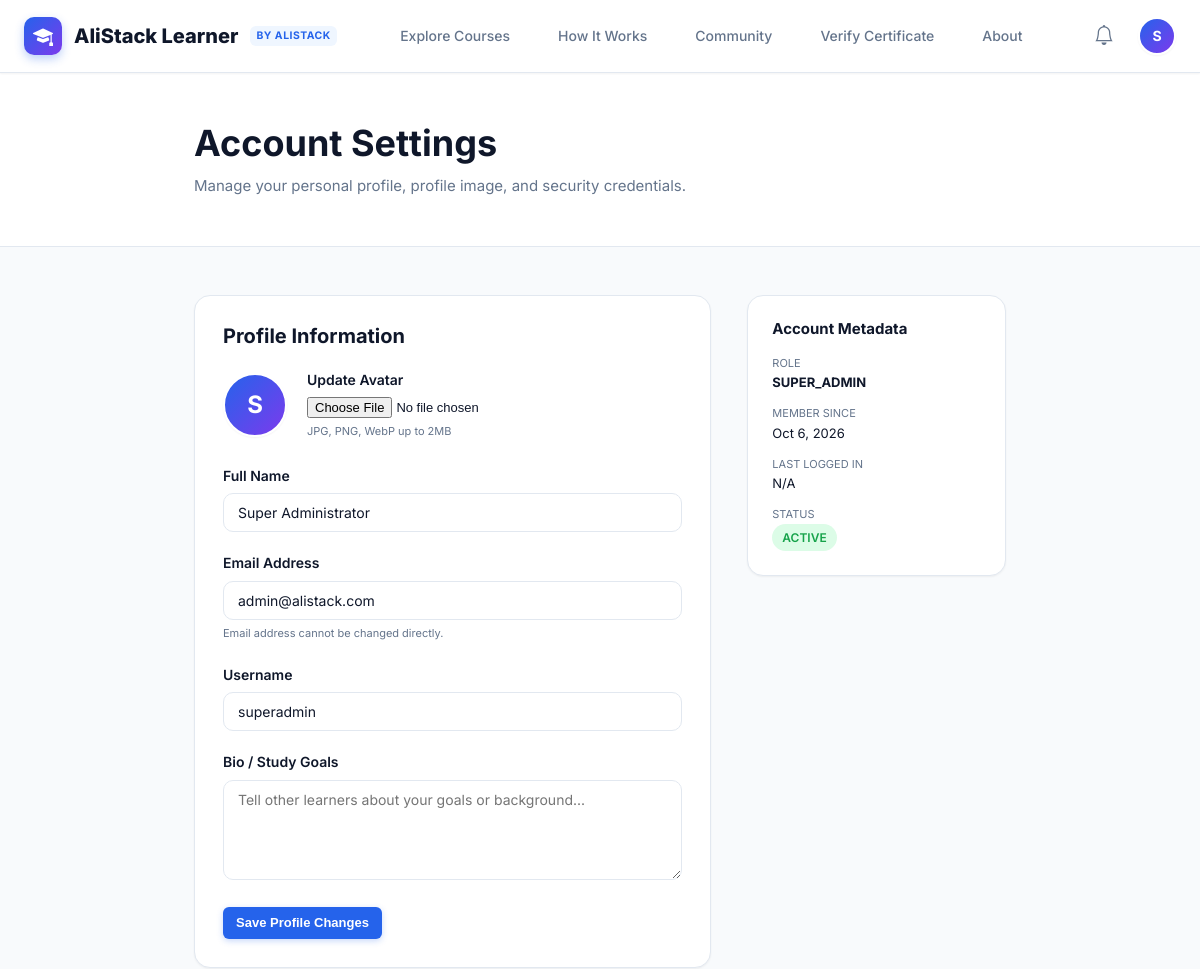
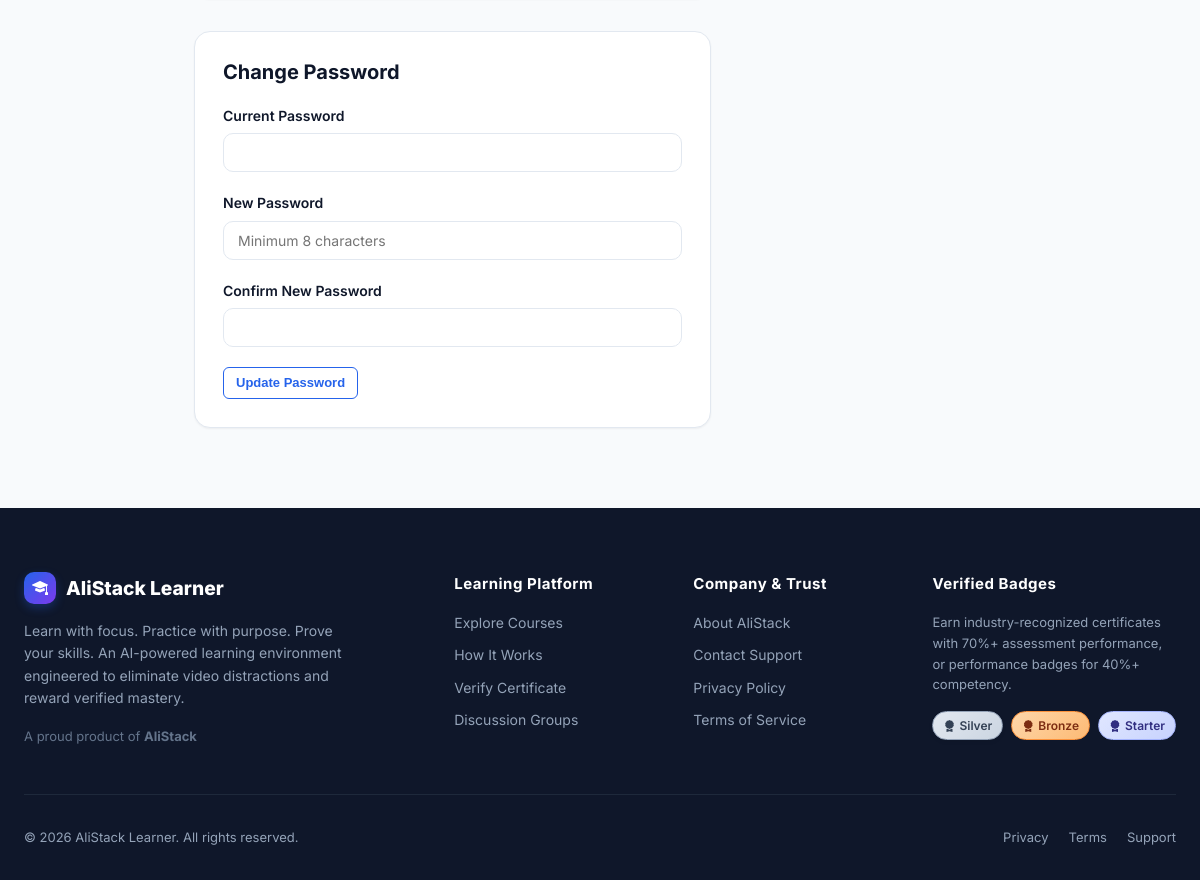
/public/profile.php (signed in), run on the app's committed database (2 pictures, top to bottom).
### tables this page shows
CREATE TABLE `users` (
  `id` INT UNSIGNED AUTO_INCREMENT PRIMARY KEY,
  `full_name` VARCHAR(150) NOT NULL,
  `email` VARCHAR(191) NOT NULL UNIQUE,
  `username` VARCHAR(60) NOT NULL UNIQUE,
  `password_hash` VARCHAR(255) NOT NULL,
  `role` ENUM('super_admin', 'admin', 'moderator', 'student') NOT NULL DEFAULT 'student',
  `status` ENUM('active', 'suspended', 'pending') NOT NULL DEFAULT 'active',
  `avatar_url` VARCHAR(255) NULL,
  `bio` TEXT NULL,
  `last_login_at` DATETIME NULL,
  `created_at` DATETIME NOT NULL DEFAULT CURRENT_TIMESTAMP,
  `updated_at` DATETIME NOT NULL DEFAULT CURRENT_TIMESTAMP ON UPDATE CURRENT_TIMESTAMP,
  INDEX `idx_users_role` (`role`),
  INDEX `idx_users_status` (`status`)
);

### config/app.php (called while the page is built, shortened)
<?php
require_once __DIR__ . '/database.php';
if (!function_exists('baseUrl')) {
    function baseUrl(string $path = ''): string {
        if (!empty($_SERVER['HTTP_HOST'])) {
            $protocol = (!empty($_SERVER['HTTPS']) && $_SERVER['HTTPS'] !== 'off') ? "https://" : "http://";
            $host = $_SERVER['HTTP_HOST'];
            $scriptName = $_SERVER['SCRIPT_NAME'] ?? '';
            $baseDir = str_replace('\\', '/', dirname($scriptName));
            if (str_contains($baseDir, '/public')) {
                $baseDir = substr($baseDir, 0, strpos($baseDir, '/public') + 7);
            } elseif ($baseDir === '/' || $baseDir === '\\' || $baseDir === '.') {
                $baseDir = '';
            }
            $base = rtrim($protocol . $host . $baseDir, '/');
            return $base . '/' . ltrim($path, '/');
        }
        $configured = getenv('APP_URL') ?: 'http://localhost:8000';
        return rtrim($configured, '/') . '/' . ltrim($path, '/');
    }
}
if (!function_exists('assetUrl')) {
    function assetUrl(string $path): string {
        return baseUrl('assets/' . ltrim($path, '/'));
    }
}

### app/Helpers/Auth.php (called while the page is built, shortened)
<?php
class Auth {
    public static function check(): bool {
        return !empty($_SESSION['user']) && !empty($_SESSION['user']['id']);
    }
    public static function user(): ?array {
        return $_SESSION['user'];
    }
}

### app/Repositories/UserRepository.php (called while the page is built, shortened)
<?php
class UserRepository {
    protected PDO $db;
    public function __construct() {
        $this->db = getDbConnection();
    }
    public function findById(int $id): ?array {
        $stmt = $this->db->prepare("SELECT * FROM users WHERE id = ? LIMIT 1");
        $stmt->execute([$id]);
        $row = $stmt->fetch();
        return $row ?: null;
    }
}

### config/database.php (called while the page is built, shortened)
<?php
function getDbConnection(): PDO {
    static $pdo = null;
    if ($pdo !== null) {
        return $pdo;
    }
    $host = getenv('DB_HOST') ?: '127.0.0.1';
    $port = getenv('DB_PORT') ?: '3306';
    $dbname = getenv('DB_NAME') ?: 'alistack_learner';
    $username = getenv('DB_USER') ?: 'root';
    $password = getenv('DB_PASS') !== false ? getenv('DB_PASS') : '';
    $dsn = "mysql:host={$host};port={$port};dbname={$dbname};charset=utf8mb4";
    $options = [
        PDO::ATTR_ERRMODE            => PDO::ERRMODE_EXCEPTION,
        PDO::ATTR_DEFAULT_FETCH_MODE => PDO::FETCH_ASSOC,
        PDO::ATTR_EMULATE_PREPARES   => false,
        PDO::MYSQL_ATTR_INIT_COMMAND => "SET NAMES utf8mb4 COLLATE utf8mb4_unicode_ci"
    ];
    try {
        $pdo = new PDO($dsn, $username, $password, $options);
        return $pdo;
    } catch (PDOException $e) {
        error_log("Database connection failed: " . $e->getMessage());
        if (getenv('APP_ENV') === 'local' || !getenv('APP_ENV')) {
            throw new RuntimeException("Database connection error: Unable to connect to MySQL database '{$dbname}' on {$host}:{$port}. Please verify your MySQL server is running and .env credentials are correct.");
        }
        throw new RuntimeException("A secure database connection could not be established. Please check back shortly.");
    }
}

### app/autoload.php (called while the page is built, shortened)
<?php
spl_autoload_register(function ($class) {
    $prefix = 'App\\';
    $baseDir = __DIR__ . '/';
    $len = strlen($prefix);
    $relativeClass = substr($class, $len);
    $file = $baseDir . str_replace('\\', '/', $relativeClass) . '.php';
});
require_once dirname(__DIR__) . '/config/app.php';

### app/Helpers/Sanitizer.php (called while the page is built, shortened)
<?php
class Sanitizer {
    public static function e(?string $value): string {
        return htmlspecialchars($value, ENT_QUOTES, 'UTF-8');
    }
    public static function formatDate(?string $datetime, string $format = 'M j, Y'): string {
        if (empty($datetime)) {
            return 'N/A';
        }
    }
}

### public/profile.php (the view, shortened to what this page needs)
<?php
require_once dirname(__DIR__) . '/app/autoload.php';
$user = Auth::user();
$userId = (int)$user['id'];
$userRepo = new UserRepository();
$fullUser = $userRepo->findById($userId);
require_once dirname(__DIR__) . '/templates/layouts/header.php';
?>
<div style="background: #FFFFFF; border-bottom: 1px solid var(--border-color); padding: 48px 0;">
    <div class="container" style="max-width: 860px;">
        <h1 style="font-size: 2.25rem; margin-bottom: 8px;">Account Settings</h1>
        <p style="color: var(--muted); font-size: 15px; margin: 0;">
            Manage your personal profile, profile image, and security credentials.
        </p>
    </div>
</div>
<div class="container" style="max-width: 860px; padding: 48px 24px 80px;">
    <div style="display: grid; grid-template-columns: 2fr 1fr; gap: 36px;">
        <div>
            <div class="card" style="padding: 28px; margin-bottom: 32px;">
                <h3 style="font-size: 1.25rem; margin-bottom: 20px;">Profile Information</h3>
                <form method="POST" action="<?= baseUrl('profile.php') ?>" enctype="multipart/form-data">
                    <div style="display: flex; align-items: center; gap: 20px; margin-bottom: 24px;">
                        <?php if (!empty($fullUser['avatar_url'])): ?>
                            <img src="<?= baseUrl($fullUser['avatar_url']) ?>" alt="Avatar" class="avatar" style="width: 64px; height: 64px; font-size: 24px;">
                        <?php else: ?>
                            <div class="avatar" style="width: 64px; height: 64px; font-size: 24px;">
                                <?= strtoupper(substr($fullUser['full_name'], 0, 1)) ?>
                            </div>
                        <?php endif; ?>
                        <div>
                            <label class="form-label" for="avatar" style="margin-bottom: 4px;">Update Avatar</label>
                            <input type="file" id="avatar" name="avatar" accept="image/jpeg,image/png,image/webp" style="font-size: 13px;">
                            <div style="font-size: 11px; color: var(--muted); margin-top: 4px;">JPG, PNG, WebP up to 2MB</div>
                        </div>
                    </div>
                    <div class="form-group">
                        <label class="form-label" for="full_name">Full Name</label>
                        <input type="text" id="full_name" name="full_name" class="form-control" required value="<?= Sanitizer::e($fullUser['full_name']) ?>">
                    </div>
                    <div class="form-group">
                        <label class="form-label" for="email">Email Address</label>
                        <input type="email" id="email" class="form-control" value="<?= Sanitizer::e($fullUser['email']) ?>" disabled>
                        <span style="font-size: 11px; color: var(--muted);">Email address cannot be changed directly.</span>
                    </div>
                    <div class="form-group">
                        <label class="form-label" for="username">Username</label>
                        <input type="text" id="username" class="form-control" value="<?= Sanitizer::e($fullUser['username']) ?>" disabled>
                    </div>
                    <div class="form-group">
                        <label class="form-label" for="bio">Bio / Study Goals</label>
                        <textarea id="bio" name="bio" class="form-control" rows="3" placeholder="Tell other learners about your goals or background..."><?= Sanitizer::e($fullUser['bio'] ?? '') ?></textarea>
                    </div>
                    <button type="submit" class="btn btn-primary btn-sm">
                        Save Profile Changes
                    </button>
                </form>
            </div>
            <div class="card" style="padding: 28px;">
                <h3 style="font-size: 1.25rem; margin-bottom: 20px;">Change Password</h3>
                <form method="POST" action="<?= baseUrl('profile.php') ?>">
                    <div class="form-group">
                        <label class="form-label" for="current_password">Current Password</label>
                        <input type="password" id="current_password" name="current_password" class="form-control" required>
                    </div>
                    <div class="form-group">
                        <label class="form-label" for="new_password">New Password</label>
                        <input type="password" id="new_password" name="new_password" class="form-control" required placeholder="Minimum 8 characters">
                    </div>
                    <div class="form-group">
                        <label class="form-label" for="confirm_password">Confirm New Password</label>
                        <input type="password" id="confirm_password" name="confirm_password" class="form-control" required>
                    </div>
                    <button type="submit" class="btn btn-outline-primary btn-sm">
                        Update Password
                    </button>
                </form>
            </div>
        </div>
        <div>
            <div class="card" style="padding: 24px;">
                <h4 style="margin-bottom: 16px; font-size: 15px;">Account Metadata</h4>
                <div style="display: flex; flex-direction: column; gap: 12px; font-size: 13px;">
                    <div>
                        <div style="color: var(--muted); font-size: 11px; text-transform: uppercase;">Role</div>
                        <div style="font-weight: 700; color: var(--dark);"><?= strtoupper(Sanitizer::e($fullUser['role'])) ?></div>
                    </div>
                    <div>
                        <div style="color: var(--muted); font-size: 11px; text-transform: uppercase;">Member Since</div>
                        <div><?= date('M j, Y', strtotime($fullUser['created_at'])) ?></div>
                    </div>
                    <div>
                        <div style="color: var(--muted); font-size: 11px; text-transform: uppercase;">Last Logged In</div>
                        <div><?= Sanitizer::formatDate($fullUser['last_login_at'], 'M j, Y, g:i a') ?></div>
                    </div>
                    <div>
                        <div style="color: var(--muted); font-size: 11px; text-transform: uppercase;">Status</div>
                        <span class="badge badge-success"><?= strtoupper(Sanitizer::e($fullUser['status'])) ?></span>
                    </div>
                </div>
            </div>
        </div>
    </div>
</div>
<?php require_once dirname(__DIR__) . '/templates/layouts/footer.php'; ?>

### templates/layouts/header.php (shortened to what this page needs)
<?php
$currentUser = Auth::user();
?>
<!DOCTYPE html>
<html lang="en">
<head>
    <link rel="stylesheet" href="https://cdn.jsdelivr.net/npm/bootstrap-icons@1.11.3/font/bootstrap-icons.min.css">
    <link rel="stylesheet" href="<?= assetUrl('css/app.css') ?>">
</head>
<body>
    <header class="site-header">
        <div class="container">
            <nav class="navbar">
                <a href="<?= baseUrl('/') ?>" class="brand-logo">
                    <div class="brand-icon">
                        <i class="bi bi-mortarboard-fill"></i>
                    </div>
                    <span>AliStack Learner</span>
                    <span class="brand-badge">By AliStack</span>
                </a>
                <ul class="nav-links">
                    <li><a href="<?= baseUrl('courses.php') ?>" class="nav-link <?= (basename($_SERVER['PHP_SELF']) === 'courses.php') ? 'active' : '' ?>">Explore Courses</a></li>
                    <li><a href="<?= baseUrl('how-it-works.php') ?>" class="nav-link <?= (basename($_SERVER['PHP_SELF']) === 'how-it-works.php') ? 'active' : '' ?>">How It Works</a></li>
                    <li><a href="<?= baseUrl('community.php') ?>" class="nav-link <?= (basename($_SERVER['PHP_SELF']) === 'community.php') ? 'active' : '' ?>">Community</a></li>
                    <li><a href="<?= baseUrl('verify-certificate.php') ?>" class="nav-link <?= (basename($_SERVER['PHP_SELF']) === 'verify-certificate.php') ? 'active' : '' ?>">Verify Certificate</a></li>
                    <li><a href="<?= baseUrl('about.php') ?>" class="nav-link <?= (basename($_SERVER['PHP_SELF']) === 'about.php') ? 'active' : '' ?>">About</a></li>
                </ul>
                <div class="nav-actions">
                    <?php if ($currentUser): ?>
                        <div class="notif-bell-wrap" id="notifDropdownWrap">
                            <button type="button" class="notif-bell-btn" id="notifBellBtn" title="Notifications">
                                <i class="bi bi-bell"></i>
                            </button>
                        </div>
                        <div class="user-menu" id="userMenuWrap">
                            <?php if (!empty($currentUser['avatar_url'])): ?>
                                <img src="<?= baseUrl($currentUser['avatar_url']) ?>" alt="Avatar" class="avatar" id="userMenuBtn">
                            <?php else: ?>
                                <div class="avatar" id="userMenuBtn">
                                    <?= strtoupper(substr($currentUser['full_name'], 0, 1)) ?>
                                </div>
                            <?php endif; ?>
                        </div>
                    <?php else: ?>
                        <a href="<?= baseUrl('login.php') ?>" class="btn btn-outline btn-sm">Log In</a>
                        <a href="<?= baseUrl('register.php') ?>" class="btn btn-primary btn-sm">Start Learning</a>
                    <?php endif; ?>
                </div>
            </nav>
        </div>
    </header>
    <main style="flex: 1;">

### data on the page
users: full_name "S", full_name "Super Administrator", email "admin@alistack.com", username "superadmin", role "SUPER_ADMIN", created_at "Oct 6, 2026", last_login_at "N/A", status "ACTIVE"
